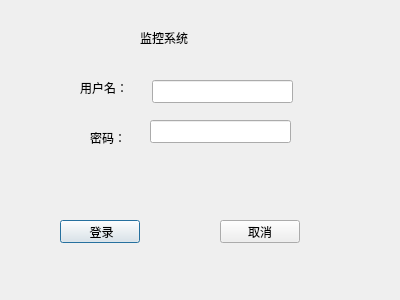
<?xml version="1.0" encoding="UTF-8"?>
<ui version="4.0">
 <class>MyDialog</class>
 <widget class="QDialog" name="MyDialog">
  <property name="geometry">
   <rect>
    <x>0</x>
    <y>0</y>
    <width>400</width>
    <height>300</height>
   </rect>
  </property>
  <property name="windowTitle">
   <string>Dialog</string>
  </property>
  <widget class="QLabel" name="label">
   <property name="geometry">
    <rect>
     <x>140</x>
     <y>30</y>
     <width>57</width>
     <height>15</height>
    </rect>
   </property>
   <property name="text">
    <string>监控系统</string>
   </property>
  </widget>
  <widget class="QLabel" name="label_2">
   <property name="geometry">
    <rect>
     <x>80</x>
     <y>80</y>
     <width>57</width>
     <height>15</height>
    </rect>
   </property>
   <property name="text">
    <string>用户名：</string>
   </property>
  </widget>
  <widget class="QLabel" name="label_3">
   <property name="geometry">
    <rect>
     <x>90</x>
     <y>130</y>
     <width>57</width>
     <height>15</height>
    </rect>
   </property>
   <property name="text">
    <string>密码：</string>
   </property>
  </widget>
  <widget class="QLineEdit" name="lineEdit">
   <property name="geometry">
    <rect>
     <x>152</x>
     <y>80</y>
     <width>141</width>
     <height>23</height>
    </rect>
   </property>
  </widget>
  <widget class="QLineEdit" name="lineEdit_2">
   <property name="geometry">
    <rect>
     <x>150</x>
     <y>120</y>
     <width>141</width>
     <height>23</height>
    </rect>
   </property>
  </widget>
  <widget class="QPushButton" name="pushButton">
   <property name="geometry">
    <rect>
     <x>60</x>
     <y>220</y>
     <width>80</width>
     <height>23</height>
    </rect>
   </property>
   <property name="text">
    <string> 登录</string>
   </property>
  </widget>
  <widget class="QPushButton" name="pushButton_2">
   <property name="geometry">
    <rect>
     <x>220</x>
     <y>220</y>
     <width>80</width>
     <height>23</height>
    </rect>
   </property>
   <property name="text">
    <string>取消</string>
   </property>
  </widget>
 </widget>
 <resources/>
 <connections/>
</ui>
